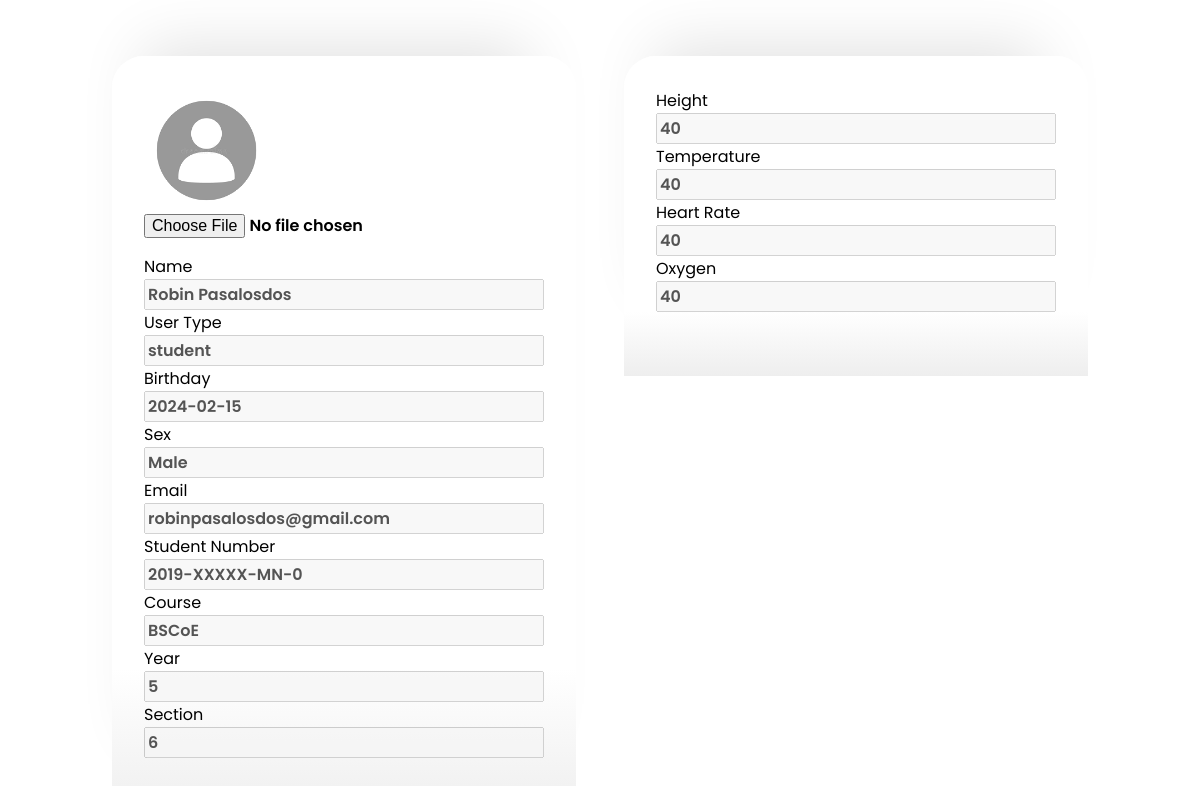
/pages/admin/profile.php?user=19, run on the app's committed database.
### tables this page shows
CREATE TABLE `users` (
  `id` int(11) NOT NULL,
  `user_type` varchar(50) NOT NULL,
  `name` varchar(50) NOT NULL,
  `birthday` varchar(50) NOT NULL,
  `sex` varchar(50) NOT NULL,
  `email` varchar(50) NOT NULL,
  `student_no` varchar(50) NOT NULL,
  `course` varchar(50) NOT NULL,
  `year` varchar(50) NOT NULL,
  `section` varchar(50) NOT NULL,
  `password` varchar(50) NOT NULL,
  `assessment_access` int(11) NOT NULL,
  `pic` varchar(100) NOT NULL,
  `date_created` date NOT NULL DEFAULT current_timestamp(),
  `created_timestamp` datetime NOT NULL DEFAULT current_timestamp()
);

CREATE TABLE `records` (
  `id` int(11) NOT NULL,
  `user_id` int(11) NOT NULL,
  `user_type` varchar(50) NOT NULL,
  `name` varchar(50) NOT NULL,
  `email` varchar(50) NOT NULL,
  `height` varchar(50) NOT NULL,
  `weight` varchar(50) NOT NULL,
  `bmi` varchar(50) NOT NULL,
  `temp` varchar(50) NOT NULL,
  `heart_rate` varchar(50) NOT NULL,
  `oxygen` varchar(50) NOT NULL,
  `transaction_no` int(11) NOT NULL,
  `assessment_status` int(11) NOT NULL,
  `date_created` date NOT NULL DEFAULT current_timestamp(),
  `created_timestamp` datetime NOT NULL DEFAULT current_timestamp()
);

### pages/admin/profile.php (the view, shortened to what this page needs)
<head>
    <link rel="stylesheet" href="css/style.css">
</head>
<body>
<div class="electronic-health-record">
    <?php
        if (isset($_GET['user'])){
            $id = $_GET['user'];
            $res = mysqli_query($conn, "SELECT * FROM users WHERE id = $id");
            if (mysqli_num_rows($res) > 0) {
                $user = mysqli_fetch_assoc($res) ?>
            <div>
                <form class="form" id = "form" action="" enctype="multipart/form-data" method="post">
                    <div class="upload">
                        <?php
                            $image = $user["pic"];
                        ?>
                        <img src="../pupclinic/php/profile_pic/<?php echo $image; ?>" width = 125 height = 125 title="<?php echo $image; ?>">
                        <div class="round">
                            <input type="file" name="image" id = "image" accept=".jpg, .jpeg, .png">
                        </div>
                    </div>
                </form>
                <label>Name</label>
                <input type="text" value="<?=$user['name']?>" name="name" id="name" autocomplete="off" disabled required>
                <label>User Type</label>
                <input type="text" value="<?=$user['user_type']?>" name="name" id="name" autocomplete="off" disabled required>
                <label>Birthday</label>
                <input type="text" value="<?=$user['birthday']?>" name="birthday" id="birthday" autocomplete="off" disabled required>
                <label>Sex</label>
                <input type="text" value="<?=$user['sex']?>" name="sex" id="sex" autocomplete="off" disabled required>
                <label>Email</label>
                <input type="text" value="<?=$user['email']?>" name="email" id="email" autocomplete="off" disabled required>
                <?php
                if ($user['user_type'] == 'student')
                {?>
                    <label>Student Number</label>
                    <input type="text" value="<?=$user['student_no']?>" name="student_no" id="student_no" autocomplete="off" disabled required>
                    <label>Course</label>
                    <input type="text" value="<?=$user['course']?>" name="course" id="course" autocomplete="off" disabled required>
                    <label>Year</label>
                    <input type="text" value="<?=$user['year']?>" name="year" id="year" autocomplete="off" disabled required>
                    <label>Section</label>
                    <input type="text" value="<?=$user['section']?>" name="section" id="section" autocomplete="off" disabled required>
                    <?php
                }?>
            </div>
    <?php }
            $res = mysqli_query($conn, "SELECT * FROM records WHERE user_id = $id ORDER BY created_timestamp DESC LIMIT 1");
            if (mysqli_num_rows($res) > 0) {
                $record = mysqli_fetch_assoc($res) ?>
            <div>
                <label>Height</label>
                <input type="text" value="<?=$record['height']?>" name="height" id="height" autocomplete="off" disabled required>
                <label>Temperature</label>
                <input type="text" value="<?=$record['temp']?>" name="temp" id="temp" autocomplete="off" disabled required>
                <label>Heart Rate</label>
                <input type="text" value="<?=$record['heart_rate']?>" name="heart_rate" id="heart_rate" autocomplete="off" disabled required>
                <label>Oxygen</label>
                <input type="text" value="<?=$record['oxygen']?>" name="oxygen" id="oxygen" autocomplete="off" disabled required>
            </div>
    <?php }}?>
</div>
</body>

### css/style.css (style rules this page uses)
body { margin: 0; }
input, select { font-size: 1rem; font-family: var(--def-font); font-weight: 600; }
.electronic-health-record { display: flex; flex-direction: row; justify-content: center; }
.electronic-health-record > div { display: flex; background: var(--def-gradient-form); padding: 2rem 2rem 4rem 2rem; border-radius: 2rem 2rem 0 0 ; box-shadow: var(--box-shadow); flex-direction: column; justify-items: center; height: min-content; width: 85%; max-width: 25rem; position: relative; align-content: space-evenly; margin: 2%; margin-top: 7vh; font-family: var(--def-font); }

### data on the page
users: pic (placeholder picture), name "Robin Pasalosdos", name "student", birthday "2024-02-15", sex "Male", email "robinpasalosdos@gmail.com", student_no "2019-XXXXX-MN-0", course "BSCoE", year "5", section "6"
records: height "40", temp "40", heart_rate "40", oxygen "40"
